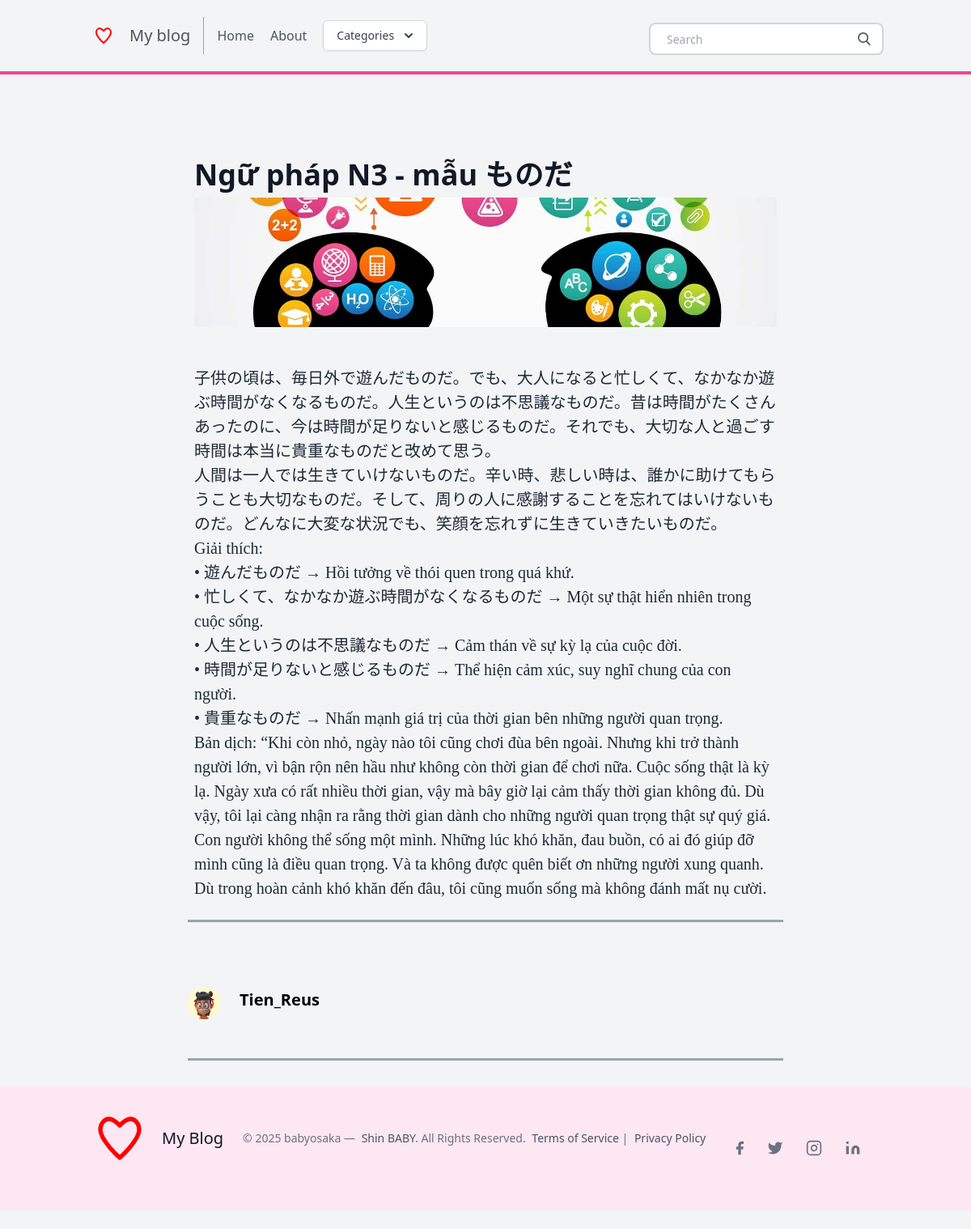
/post/learn-post-1/, run on the app's committed database.
### posts/models.py (models this page shows, shortened)
class Post(models.Model):
    title = models.CharField(max_length=100)
    slug = models.SlugField()
    overview = models.TextField()
    timestamp = models.DateTimeField(auto_now_add=True)
    content = models.TextField()
    author = models.ForeignKey(Author, on_delete=models.CASCADE)
    thumbnail = models.ImageField()
    categories = models.ManyToManyField(Category)
    featured = models.BooleanField()

class Author(models.Model):
    user = models.OneToOneField(User, on_delete=models.CASCADE)
    profile_picture = models.ImageField()
    def __str__(self):
        return self.user.username

### posts/views.py (the view)
# urls.py: path('post/<slug>/', post, name = 'post'),
def post (request,slug):
    post = Post.objects.get(slug = slug)
    latest = Post.objects.order_by('-timestamp')[:3]
    context = {
        'post': post,
        'latest': latest,
    }
    return render(request, 'post.html', context)

### posts/templatetags/markdown_extras.py (called while the page is built)
@register.filter()
@stringfilter
def markdown(value):
    return md.markdown(value, extensions=['markdown.extensions.fenced_code'])

@register.simple_tag
def get_categories():
    return Category.objects.all()[0:3]

### templates/post.html (shortened to what this page needs)
{% extends 'base.html' %}
{% load markdown_extras %}
{% block content %}
<body class="bg-gray-100 font-sans leading-normal tracking-normal">
	<div class="container w-full md:max-w-3xl mx-auto pt-20">
		<div class="w-full px-4 md:px-6 text-xl text-gray-800 leading-normal" style="font-family:Georgia,serif;">
			<div class="font-sans">
						<h1 class="font-bold font-sans break-normal text-gray-900 pt-6 pb-2 text-3xl md:text-4xl">
						{{ post.title }}</h1>
						<img class="h-40 rounded w-full object-cover object-center mb-6" src="{{ post.thumbnail.url }}" alt="content">
			</div>
			<div class="py-6">
			{{ post.content | markdown | safe }}
			</div>
		</div>
		<hr class="border-b-2 border-gray-400 mb-8 mx-4">
		<div class="flex w-full items-center font-sans px-4 py-12">
			<img class="w-10 h-10 rounded-full mr-4" src="{{ post.author.profile_picture.url }}">
			<div class="flex-1 px-2">
				<p class="text-base font-bold text-base md:text-xl leading-none mb-2">
				{{ post.author }}</p>
			</div>
		</div>
		<hr class="border-b-2 border-gray-400 mb-8 mx-4">
	</div>
{% endblock content %}

### data on the page
Post: title "Ngữ pháp N3 - mẫu ものだ", thumbnail (picture), content "子供の頃は、毎日外で遊んだものだ。でも、大人になると忙しくて、なかなか遊ぶ時間がなくなるものだ。人生というのは不思議なものだ。昔は時間がたくさんあったのに、今は時間が足りないと感じるものだ。それでも、大切な人と過ごす時間は本当に貴重なものだと改めて思う。 人間は一人では生きていけないものだ。辛い時、悲しい時は、誰かに助けてもらうことも大切なものだ。そして、周りの人に感謝することを忘れてはいけないものだ。どんなに大変な状況でも、笑顔を忘れずに生きていきたいものだ。 Giải thích: • 遊んだものだ → Hồi tưởng về thói quen trong quá khứ. • 忙しくて、なかなか遊ぶ時間がなくなるものだ → Một sự thật hiển nhiên trong cuộc sống. • 人生というのは不思議なものだ → Cảm thán về sự kỳ lạ của cuộc đời. • 時間が足りないと感じるものだ → Thể hiện cảm xúc, suy nghĩ chung của con người. • 貴重なものだ → Nhấn mạnh giá trị của thời gian bên những người quan trọng. Bản dịch: “Khi còn nhỏ, ngày nào tôi cũng chơi đùa bên ngoài. Nhưng khi trở thành người lớn, vì bận rộn nên hầu như không còn thời gian để chơi…", author.profile_picture (picture), author "Tien_Reus"
